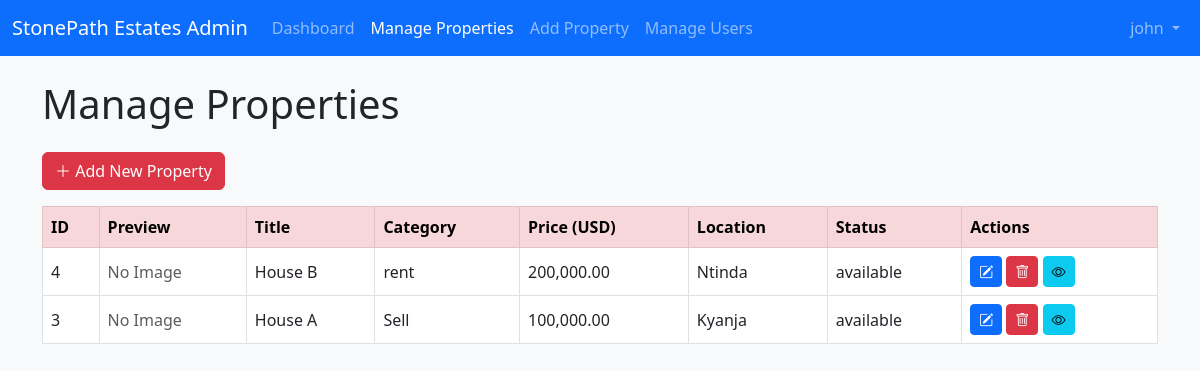
Screenshot of /admin/manage_properties.php (signed in) with the database file from the repository.
### tables this page shows
CREATE TABLE `properties` (
  `id` int(11) NOT NULL,
  `title` varchar(255) NOT NULL,
  `description` text DEFAULT NULL,
  `category` varchar(50) NOT NULL,
  `preview_image` varchar(255) DEFAULT NULL,
  `price` decimal(12,2) NOT NULL,
  `location` varchar(255) NOT NULL,
  `status` enum('available','rented','sold') DEFAULT 'available',
  `image` varchar(255) DEFAULT NULL,
  `created_at` timestamp NOT NULL DEFAULT current_timestamp()
);

### admin/manage_properties.php (the view, shortened to what this page needs)
<?php
require_once 'includes/connect.php';
$stmt = $pdo->query("SELECT * FROM properties ORDER BY id DESC");
$properties = $stmt->fetchAll();
?>
<!DOCTYPE html>
<html lang="en">
<head>
    <link href="https://cdn.jsdelivr.net/npm/bootstrap@5.3.0/dist/css/bootstrap.min.css" rel="stylesheet" />
    <link href="https://cdn.jsdelivr.net/npm/bootstrap-icons@1.10.5/font/bootstrap-icons.css" rel="stylesheet" />
</head>
<body>
<?php include 'includes/header.php'; ?>
<div class="container mt-4">
    <h1 class="mb-4">Manage Properties</h1>
    <a href="add_property.php" class="btn btn-danger mb-3">
        <i class="bi bi-plus-lg"></i> Add New Property
    </a>
    <?php if (count($properties) === 0): ?>
        <p>No properties found.</p>
    <?php else: ?>
        <table class="table table-bordered table-hover align-middle">
            <thead class="table-danger">
                <tr>
                    <th>ID</th>
                    <th>Preview</th>
                    <th>Title</th>
                    <th>Category</th>
                    <th>Price (USD)</th>
                    <th>Location</th>
                    <th>Status</th>
                    <th>Actions</th>
                </tr>
            </thead>
            <tbody>
                <?php foreach ($properties as $property): ?>
                    <tr>
                        <td><?= htmlspecialchars($property['id']) ?></td>
                        <td>
                            <?php
                            $previewPath = '../' . $property['preview_image'];
                            if ($property['preview_image'] && file_exists($previewPath)): ?>
                                <img src="<?= htmlspecialchars($property['preview_image']) ?>" alt="Preview" class="thumb-img" />
                            <?php else: ?>
                                <span class="text-muted">No Image</span>
                            <?php endif; ?>
                        </td>
                        <td><?= htmlspecialchars($property['title']) ?></td>
                        <td><?= htmlspecialchars($property['category']) ?></td>
                        <td><?= number_format($property['price'], 2) ?></td>
                        <td><?= htmlspecialchars($property['location']) ?></td>
                        <td><?= htmlspecialchars($property['status']) ?></td>
                        <td>
                            <a href="edit_property.php?id=<?= $property['id'] ?>" class="btn btn-sm btn-primary" title="Edit">
                                <i class="bi bi-pencil-square"></i>
                            </a>
                            <a href="manage_properties.php?delete_id=<?= $property['id'] ?>"
                               class="btn btn-sm btn-danger"
                               title="Delete"
                               onclick="return confirm('Are you sure you want to delete this property? This action cannot be undone.')">
                                <i class="bi bi-trash"></i>
                            </a>
                            <a href="view_property.php?id=<?= $property['id'] ?>" class="btn btn-sm btn-info" title="View Details">
                                <i class="bi bi-eye"></i>
                            </a>
                        </td>
                    </tr>
                <?php endforeach; ?>
            </tbody>
        </table>
    <?php endif; ?>
</div>
<?php include 'includes/footer.php'; ?>
</body>
</html>

### admin/includes/header.php (style rules this page uses)
body { min-height: 100vh; background-color: #f8f9fa; }

### rows the page displays
properties: id "4", shows "No Image", title "House B", category "rent", price "200,000.00", location "Ntinda", status "available"
properties: id "3", shows "No Image", title "House A", category "Sell", price "100,000.00", location "Kyanja", status "available"

### other values shown
$_SESSION['admin_username'] "john"
